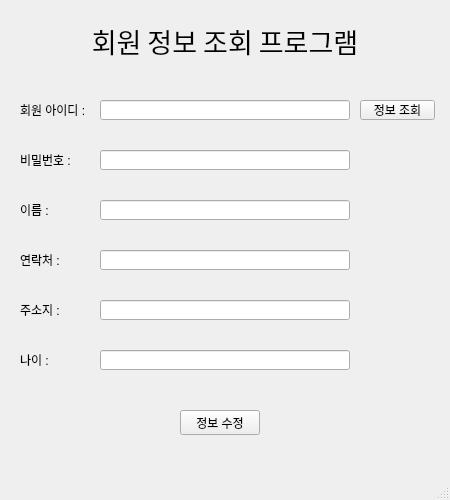
<?xml version="1.0" encoding="UTF-8"?>
<ui version="4.0">
 <class>MainWindow</class>
 <widget class="QMainWindow" name="MainWindow">
  <property name="geometry">
   <rect>
    <x>0</x>
    <y>0</y>
    <width>450</width>
    <height>500</height>
   </rect>
  </property>
  <property name="windowTitle">
   <string>MainWindow</string>
  </property>
  <widget class="QWidget" name="centralwidget">
   <widget class="QLabel" name="label">
    <property name="geometry">
     <rect>
      <x>25</x>
      <y>20</y>
      <width>400</width>
      <height>41</height>
     </rect>
    </property>
    <property name="font">
     <font>
      <family>HY궁서B</family>
      <pointsize>20</pointsize>
     </font>
    </property>
    <property name="text">
     <string>회원 정보 조회 프로그램</string>
    </property>
    <property name="alignment">
     <set>Qt::AlignCenter</set>
    </property>
   </widget>
   <widget class="QLabel" name="label_2">
    <property name="geometry">
     <rect>
      <x>20</x>
      <y>100</y>
      <width>80</width>
      <height>20</height>
     </rect>
    </property>
    <property name="text">
     <string>회원 아이디 :</string>
    </property>
   </widget>
   <widget class="QPushButton" name="search_btn">
    <property name="geometry">
     <rect>
      <x>360</x>
      <y>100</y>
      <width>75</width>
      <height>20</height>
     </rect>
    </property>
    <property name="text">
     <string>정보 조회</string>
    </property>
   </widget>
   <widget class="QPushButton" name="modify_btn">
    <property name="geometry">
     <rect>
      <x>180</x>
      <y>410</y>
      <width>80</width>
      <height>25</height>
     </rect>
    </property>
    <property name="text">
     <string>정보 수정</string>
    </property>
   </widget>
   <widget class="QLineEdit" name="memberid_edit">
    <property name="geometry">
     <rect>
      <x>100</x>
      <y>100</y>
      <width>250</width>
      <height>20</height>
     </rect>
    </property>
   </widget>
   <widget class="QLineEdit" name="password_edit">
    <property name="geometry">
     <rect>
      <x>100</x>
      <y>150</y>
      <width>250</width>
      <height>20</height>
     </rect>
    </property>
   </widget>
   <widget class="QLineEdit" name="name_edit">
    <property name="geometry">
     <rect>
      <x>100</x>
      <y>200</y>
      <width>250</width>
      <height>20</height>
     </rect>
    </property>
   </widget>
   <widget class="QLineEdit" name="phone_edit">
    <property name="geometry">
     <rect>
      <x>100</x>
      <y>250</y>
      <width>250</width>
      <height>20</height>
     </rect>
    </property>
   </widget>
   <widget class="QLineEdit" name="address_edit">
    <property name="geometry">
     <rect>
      <x>100</x>
      <y>300</y>
      <width>250</width>
      <height>20</height>
     </rect>
    </property>
   </widget>
   <widget class="QLineEdit" name="age_edit">
    <property name="geometry">
     <rect>
      <x>100</x>
      <y>350</y>
      <width>250</width>
      <height>20</height>
     </rect>
    </property>
   </widget>
   <widget class="QLabel" name="label_3">
    <property name="geometry">
     <rect>
      <x>20</x>
      <y>150</y>
      <width>80</width>
      <height>20</height>
     </rect>
    </property>
    <property name="text">
     <string>비밀번호 :</string>
    </property>
   </widget>
   <widget class="QLabel" name="label_4">
    <property name="geometry">
     <rect>
      <x>20</x>
      <y>200</y>
      <width>80</width>
      <height>20</height>
     </rect>
    </property>
    <property name="text">
     <string>이름 :</string>
    </property>
   </widget>
   <widget class="QLabel" name="label_5">
    <property name="geometry">
     <rect>
      <x>20</x>
      <y>250</y>
      <width>80</width>
      <height>20</height>
     </rect>
    </property>
    <property name="text">
     <string>연락처 :</string>
    </property>
   </widget>
   <widget class="QLabel" name="label_6">
    <property name="geometry">
     <rect>
      <x>20</x>
      <y>300</y>
      <width>80</width>
      <height>20</height>
     </rect>
    </property>
    <property name="text">
     <string>주소지 :</string>
    </property>
   </widget>
   <widget class="QLabel" name="label_7">
    <property name="geometry">
     <rect>
      <x>20</x>
      <y>350</y>
      <width>80</width>
      <height>20</height>
     </rect>
    </property>
    <property name="text">
     <string>나이 :</string>
    </property>
   </widget>
  </widget>
  <widget class="QMenuBar" name="menubar">
   <property name="geometry">
    <rect>
     <x>0</x>
     <y>0</y>
     <width>450</width>
     <height>21</height>
    </rect>
   </property>
  </widget>
  <widget class="QStatusBar" name="statusbar"/>
 </widget>
 <resources/>
 <connections/>
</ui>
